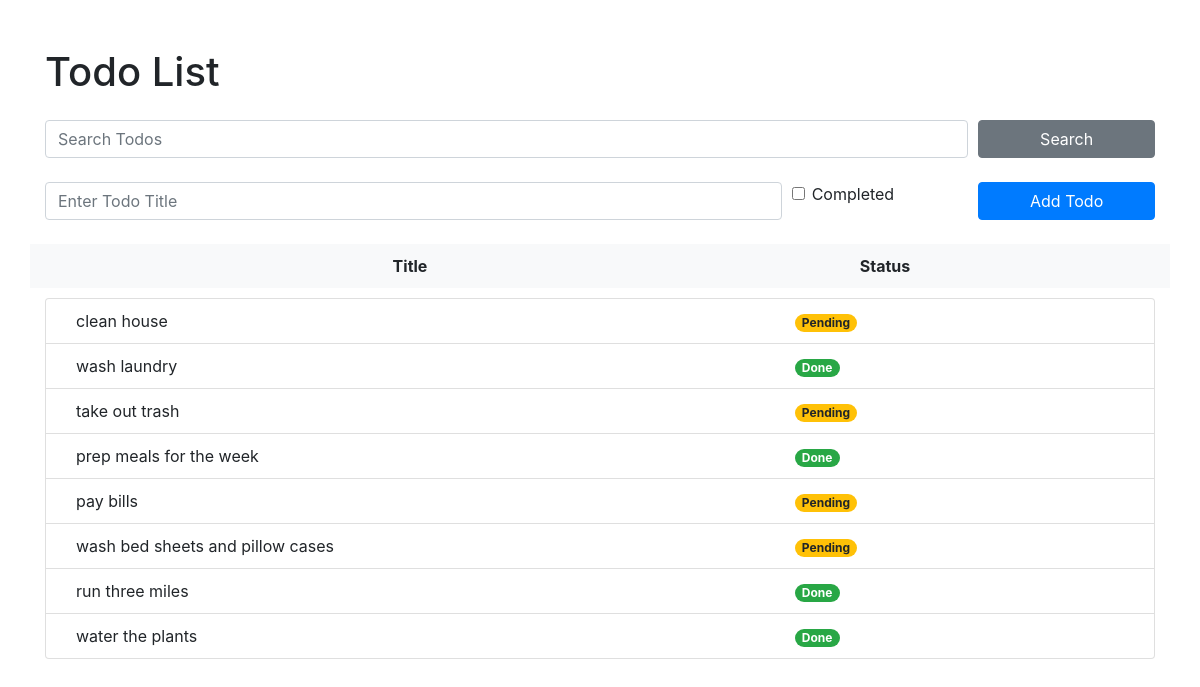
The page / on the database its author committed.
### todos/models.py (models this page shows, shortened)
class Todo(models.Model):
    title = models.CharField(max_length=255)
    status = models.BooleanField(default=False)

### todos/views.py (the view, shortened to what this page needs)
# urls.py: path('', views.todo_list, name='todo_list'),
def todo_list(request):
    todos = Todo.objects.all()
    todo_form = TodoForm()
    search_form = SearchForm()
    search_query = request.GET.get('search_query', '')
    if search_query:
        todos = todos.filter(title__icontains=search_query)
    context = {
        'todos': todos,
        'todo_form': todo_form,
        'search_form': search_form,
    }
    return render(request, 'todos/todo_list.html', context)

### todos/forms.py
class TodoForm(forms.ModelForm):
    class Meta:
        model = Todo
        fields = ['title', 'status']

class SearchForm(forms.Form):
    search_query = forms.CharField(max_length=255, required=False)

### todos/templates/todos/todo_list.html (shortened to what this page needs)
<!DOCTYPE html>
<html lang="en">
<head>
    <link href="https://stackpath.bootstrapcdn.com/bootstrap/4.5.2/css/bootstrap.min.css" rel="stylesheet">
</head>
<body class="container mt-5">
    <h1 class="mb-4">Todo List</h1>
    <form method="GET" class="mb-4">
        <div class="form-row">
            <div class="col-md-10">
                <input type="text" name="search_query" class="form-control" placeholder="Search Todos" value="{{ request.GET.search_query }}">
            </div>
            <div class="col-md-2">
                <button type="submit" class="btn btn-secondary btn-block">Search</button>
            </div>
        </div>
    </form>
    <form id="todo-form" method="POST" class="mb-4">
        <div class="form-row">
            <div class="col-md-8">
                <input type="text" name="title" id="todo-title" class="form-control" placeholder="Enter Todo Title">
            </div>
            <div class="col-md-2">
                <div class="form-check">
                    <input type="checkbox" name="status" class="form-check-input" id="statusCheck">
                    <label class="form-check-label" for="statusCheck">Completed</label>
                </div>
            </div>
            <div class="col-md-2">
                <button type="submit" class="btn btn-primary btn-block">Add Todo</button>
            </div>
        </div>
    </form>
    <div class="todo-list">
        <div class="row font-weight-bold header-row">
            <div class="col-md-8">Title</div>
            <div class="col-md-2">Status</div>
        </div>
        <ul class="list-group mt-2" id="todo-list">
            {% for todo in todos %}
            <li class="list-group-item">
                <div class="col-md-8">{{ todo.title }}</div>
                <div class="col-md-2">
                    {% if todo.status %}
                    <span class="badge badge-success badge-pill">Done</span>
                    {% else %}
                    <span class="badge badge-warning badge-pill">Pending</span>
                    {% endif %}
                </div>
            </li>
            {% endfor %}
        </ul>
    </div>
</body>
</html>

### todos/templates/todos/todo_list.html (style rules this page uses)
.todo-list .header-row { background-color: #f8f9fa; text-align: center; padding: 10px 0; margin-bottom: 10px; }
.todo-list .list-group-item { display: flex; align-items: center; padding: 10px 15px; }

### rows shown on the page
Todo: title "clean house", status "Pending"
Todo: title "wash laundry", status "Done"
Todo: title "take out trash", status "Pending"
Todo: title "prep meals for the week", status "Done"
Todo: title "pay bills", status "Pending"
Todo: title "wash bed sheets and pillow cases", status "Pending"
Todo: title "run three miles", status "Done"
Todo: title "water the plants", status "Done"
